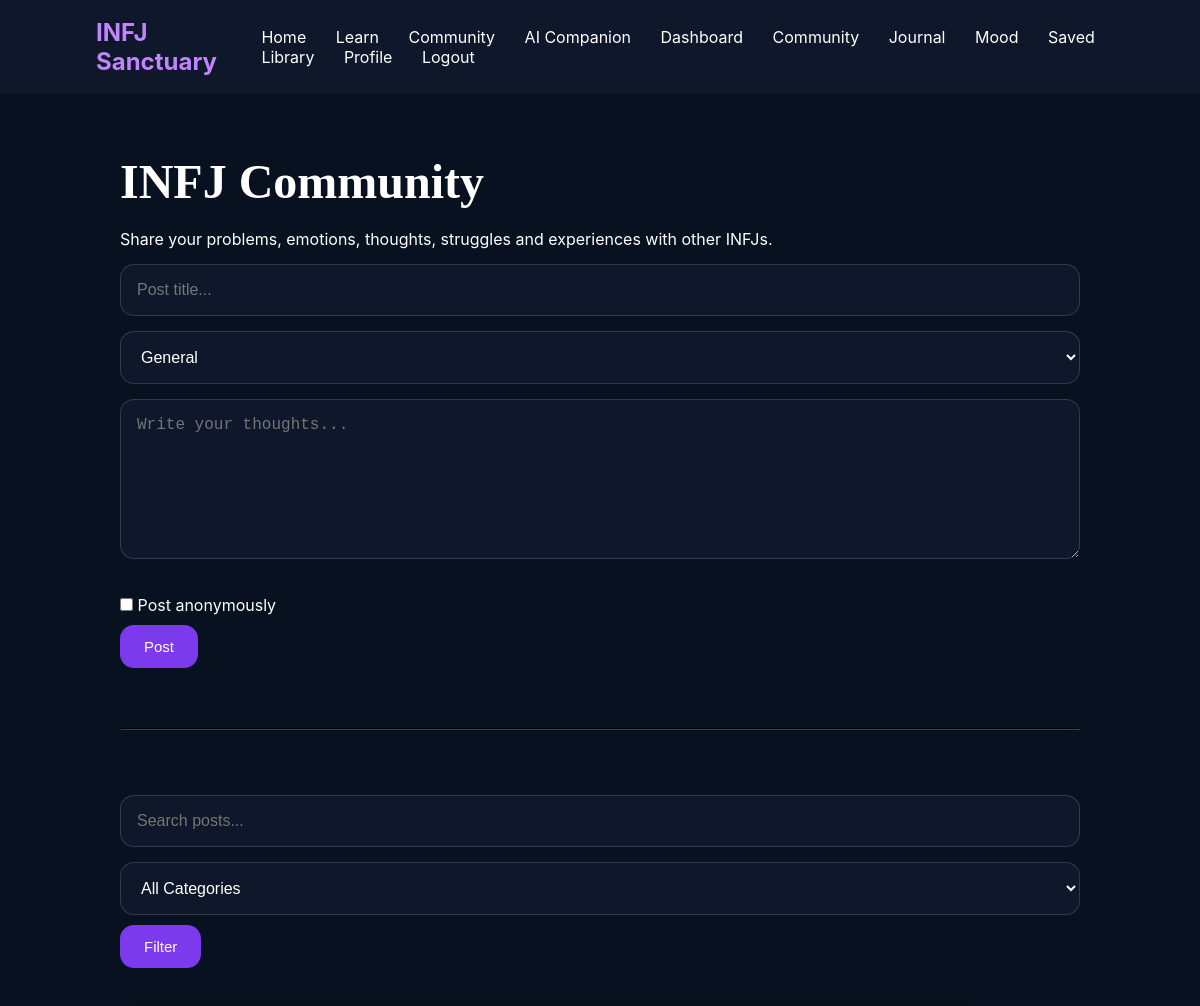
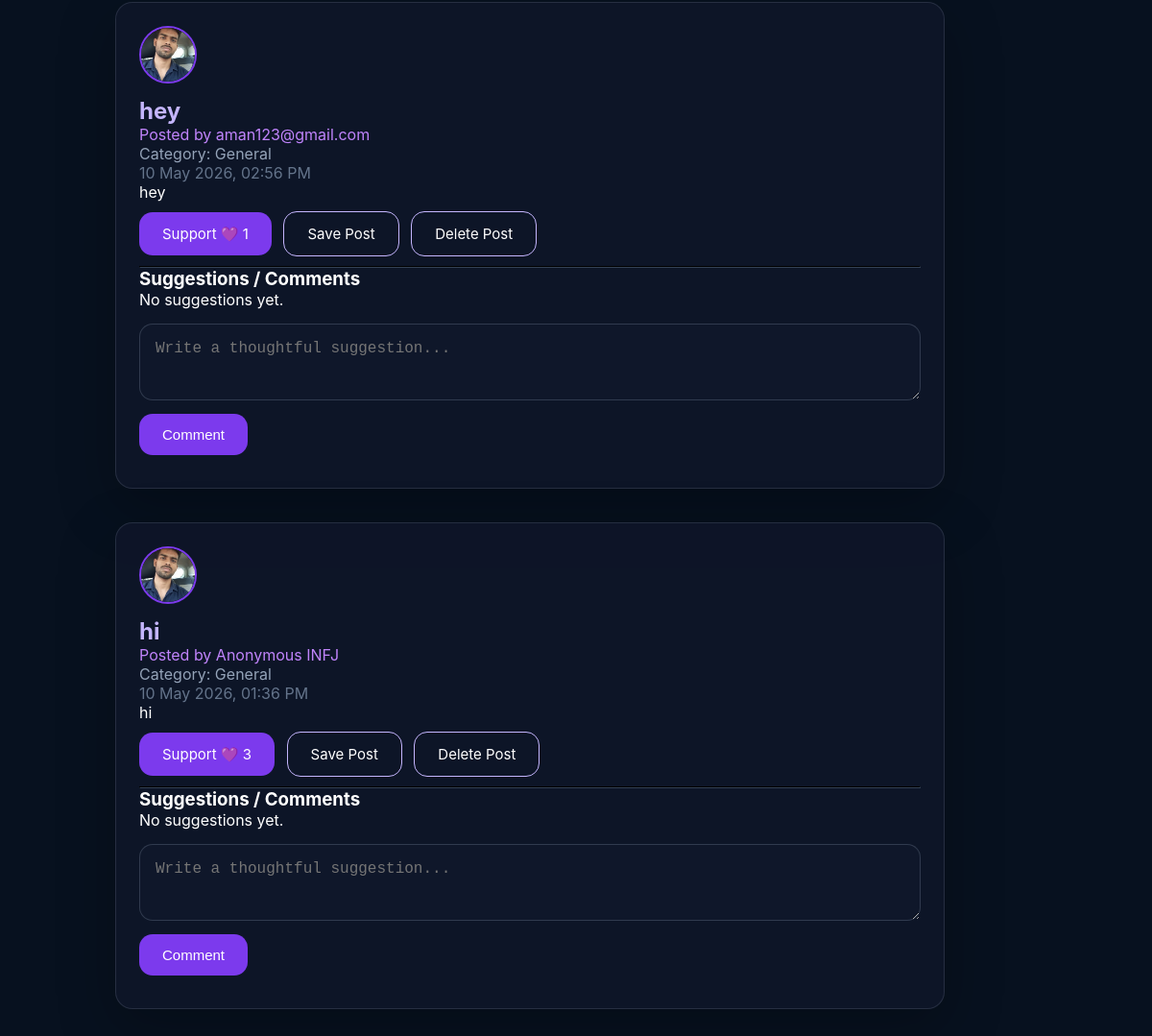
Screenshot of /community (signed in) with the database file from the repository (2 pictures, top to bottom).
### app.py (models this page shows)
class Post(db.Model):
    id = db.Column(db.Integer, primary_key=True)
    title = db.Column(db.String(200), nullable=False)
    content = db.Column(db.Text, nullable=False)
    user_id = db.Column(db.Integer, db.ForeignKey("user.id"))
    is_anonymous = db.Column(db.Boolean, default=False)
    likes = db.Column(db.Integer, default=0)
    category = db.Column(db.String(100), default="General")
    created_at = db.Column(db.DateTime, default=datetime.utcnow)
    comments = db.relationship(
        "Comment",
        backref="post",
        lazy=True,
        cascade="all, delete"
    )

class User(db.Model, UserMixin):
    id = db.Column(db.Integer, primary_key=True)
    username = db.Column(db.String(100), nullable=False, unique=True)
    password = db.Column(db.String(100), nullable=False)
    bio = db.Column(db.Text, default="")
    favorite_quote = db.Column(db.String(300), default="")
    profile_picture = db.Column(
        db.String(500),
        default="https://i.imgur.com/2DhmtJ4.png"
    )
    posts = db.relationship("Post", backref="author", lazy=True)

### app.py (the view, shortened to what this page needs)
@app.route("/community", methods=["GET", "POST"])
@login_required
def community():
    selected_category = request.args.get("category")
    search = request.args.get("search")
    query = Post.query
    if selected_category and selected_category != "All":
        query = query.filter_by(category=selected_category)
    if search:
        query = query.filter(
            (Post.title.contains(search)) |
            (Post.content.contains(search)) |
            (Post.category.contains(search))
        )
    posts = query.order_by(Post.id.desc()).all()
    return render_template(
        "community.html",
        posts=posts,
        selected_category=selected_category,
        search=search
    )

### app.py (called while the page is built)
@login_manager.user_loader
def load_user(user_id):
    return User.query.get(int(user_id))

### templates/community.html (shortened to what this page needs)
<!DOCTYPE html>
<html>
<head>
    <link rel="stylesheet"
    href="{{ url_for('static', filename='css/style.css') }}">
</head>
<body>
{% include 'navbar.html' %}
<div class="page">
    <h1>INFJ Community</h1>
    <p>
        Share your problems, emotions, thoughts,
        struggles and experiences with other INFJs.
    </p>
    <form method="POST">
        <input
            type="text"
            name="title"
            placeholder="Post title..."
            required
        >
        <select name="category" required>
            <option value="General">General</option>
        </select>
        <textarea
            name="content"
            placeholder="Write your thoughts..."
            required
        ></textarea>
        <label style="display:block; margin-top:20px;">
            <input
                type="checkbox"
                name="anonymous"
                style="width:auto;"
            >
            Post anonymously
        </label>
        <button class="btn primary"
        type="submit">
            Post
        </button>
    </form>
    <hr style="margin:50px 0; border-color:#334155;">
    <form method="GET"
    style="margin-bottom:30px;">
        <input
            type="text"
            name="search"
            placeholder="Search posts..."
            value="{{ search or '' }}"
        >
        <select name="category">
            <option value="All">All Categories</option>
        </select>
        <button class="btn primary"
        type="submit">
            Filter
        </button>
    </form>
    {% if posts %}
        {% for post in posts %}
            <div class="card"
            style="width:90%; margin-bottom:35px;">
                <img
                    src="{{ post.author.profile_picture }}"
                    style="
                        width:60px;
                        height:60px;
                        border-radius:50%;
                        object-fit:cover;
                        margin-bottom:10px;
                        border:2px solid #7c3aed;
                    "
                >
                <h2>{{ post.title }}</h2>
                <p style="color:#c084fc;">
                    {% if post.is_anonymous %}
                        Posted by Anonymous INFJ
                    {% else %}
                        Posted by {{ post.author.username }}
                    {% endif %}
                </p>
                <p style="color:#94a3b8;">
                    Category: {{ post.category }}
                </p>
                <p style="color:#64748b;">
                    {{ post.created_at.strftime('%d %b %Y, %I:%M %p') }}
                </p>
                <p>{{ post.content }}</p>
                <a href="/like_post/{{ post.id }}"
                class="btn primary">
                    Support 💜 {{ post.likes }}
                </a>
                <a href="/save_post/{{ post.id }}"
                class="btn secondary">
                    Save Post
                </a>
                <a href="/delete_post/{{ post.id }}"
                class="btn secondary">
                    Delete Post
                </a>
                <hr style="border-color:#334155;">
                <h3>Suggestions / Comments</h3>
                {% if post.comments %}
                    {% for comment in post.comments %}
                        <div style="
                            background:#1e293b;
                            padding:15px;
                            border-radius:15px;
                            margin-bottom:10px;
                        ">
                            <p>{{ comment.content }}</p>
                            <p style="color:#64748b;">
                                {{ comment.created_at.strftime('%d %b %Y, %I:%M %p') }}
                            </p>
                            <a href="/delete_comment/{{ comment.id }}"
                            style="color:#f87171;">
                                Delete Comment
                            </a>
                        </div>
                    {% endfor %}
                {% else %}
                    <p>No suggestions yet.</p>
                {% endif %}
                <form method="POST"
                action="/comment/{{ post.id }}">
                    <textarea
                        name="comment"
                        placeholder="Write a thoughtful suggestion..."
                        required
                        style="min-height:80px;"
                    ></textarea>
                    <button class="btn primary"
                    type="submit">
                        Comment
                    </button>
                </form>
            </div>
        {% endfor %}
    {% else %}
        <p>No posts yet.</p>
    {% endif %}
</div>
</body>
</html>

### templates/navbar.html
<div class="navbar">
    <a href="/" class="logo">INFJ Sanctuary</a>
    <div class="nav-links">
        <a href="/">Home</a>
        <a href="/learn">Learn</a>
        <a href="/community">Community</a>
        <a href="/chatbot">AI Companion</a>
{% if current_user.is_authenticated %}
    <a href="/dashboard">Dashboard</a>
    <a href="/community">Community</a>
    <a href="/journal">Journal</a>
    <a href="/mood">Mood</a>
    <a href="/saved">Saved</a>
    <a href="/library">Library</a>
    <a href="/profile">Profile</a>
    <a href="/logout">Logout</a>
{% else %}
    <a href="/login">Login</a>
    <a href="/signup">Signup</a>
{% endif %}
    </div>
</div>

### static/css/style.css (style rules this page uses)
* { margin: 0; padding: 0; box-sizing: border-box; }
body { background: #030712; color: white; font-family: 'Inter', Arial, sans-serif; }
.navbar { background: #0f172a; padding: 18px 8%; display: flex; justify-content: space-between; align-items: center; }
.logo { color: #c084fc; font-size: 24px; font-weight: bold; text-decoration: none; }
.nav-links a { color: white; margin-left: 25px; text-decoration: none; font-size: 16px; }
.page { padding: 60px 10%; background: #07111f; min-height: 100vh; }
.page h1 { font-family: 'Cormorant Garamond', serif; font-size: 48px; margin-bottom: 20px; }
.card { background: rgba(15, 23, 42, 0.82); border: 1px solid rgba(148, 163, 184, 0.18); border-radius: 18px; padding: 24px; box-shadow: 0 20px 60px rgba(0,0,0,0.25); }
.card h2 { color: #c4b5fd; }
.btn { padding: 13px 24px; margin: 10px 8px 10px 0; border: none; border-radius: 14px; cursor: pointer; font-size: 15px; text-decoration: none; display: inline-block; }
.primary { background: #7c3aed; color: white; }
.secondary { background: transparent; border: 1px solid #c4b5fd; color: white; }
textarea, input, select { width: 100%; padding: 16px; border-radius: 14px; border: 1px solid rgba(148, 163, 184, 0.25); margin-top: 15px; font-size: 16px; background: #0f172a; color: white; }
textarea { min-height: 160px; }

### rows the page displays
Post: author.profile_picture (picture), title "hey", author.username "aman123@gmail.com", category "General", created_at "10 May 2026, 02:56 PM", content "hey", likes "1"
Post: author.profile_picture (picture), title "hi", is_anonymous "Posted by Anonymous INFJ", category "General", created_at "10 May 2026, 01:36 PM", content "hi", likes "3"
